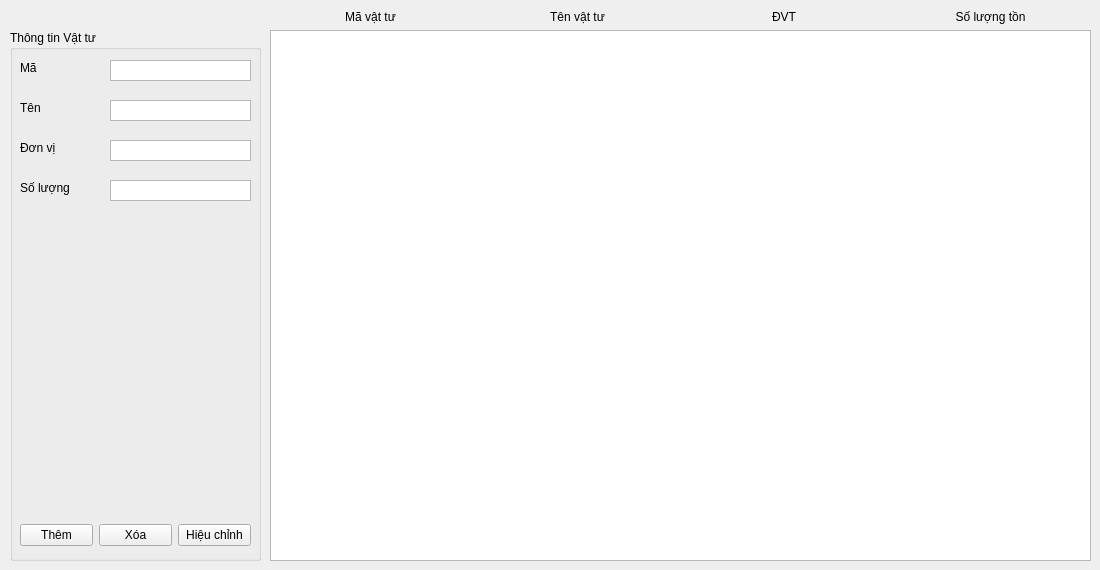
      <widget class="QWidget" name="facilityLayout">
       <attribute name="title">
        <string>VẬT TƯ</string>
       </attribute>
       <widget class="QGroupBox" name="groupBox">
        <property name="geometry">
         <rect>
          <x>10</x>
          <y>30</y>
          <width>251</width>
          <height>531</height>
         </rect>
        </property>
        <property name="title">
         <string>Thông tin Vật tư</string>
        </property>
        <widget class="QLabel" name="label_3">
         <property name="geometry">
          <rect>
           <x>10</x>
           <y>30</y>
           <width>61</width>
           <height>16</height>
          </rect>
         </property>
         <property name="text">
          <string>Mã</string>
         </property>
        </widget>
        <widget class="QTextEdit" name="facilityName">
         <property name="geometry">
          <rect>
           <x>100</x>
           <y>70</y>
           <width>141</width>
           <height>21</height>
          </rect>
         </property>
         <property name="verticalScrollBarPolicy">
          <enum>Qt::ScrollBarPolicy::ScrollBarAlwaysOff</enum>
         </property>
         <property name="acceptRichText">
          <bool>true</bool>
         </property>
        </widget>
        <widget class="QLabel" name="label_4">
         <property name="geometry">
          <rect>
           <x>10</x>
           <y>70</y>
           <width>61</width>
           <height>16</height>
          </rect>
         </property>
         <property name="text">
          <string>Tên</string>
         </property>
        </widget>
        <widget class="QLabel" name="label_5">
         <property name="geometry">
          <rect>
           <x>10</x>
           <y>110</y>
           <width>49</width>
           <height>16</height>
          </rect>
         </property>
         <property name="text">
          <string>Đơn vị</string>
         </property>
        </widget>
        <widget class="QTextEdit" name="facilityUnit">
         <property name="geometry">
          <rect>
           <x>100</x>
           <y>110</y>
           <width>141</width>
           <height>21</height>
          </rect>
         </property>
         <property name="verticalScrollBarPolicy">
          <enum>Qt::ScrollBarPolicy::ScrollBarAlwaysOff</enum>
         </property>
         <property name="acceptRichText">
          <bool>true</bool>
         </property>
        </widget>
        <widget class="QLabel" name="label_6">
         <property name="geometry">
          <rect>
           <x>10</x>
           <y>150</y>
           <width>49</width>
           <height>16</height>
          </rect>
         </property>
         <property name="text">
          <string>Số lượng</string>
         </property>
        </widget>
        <widget class="QTextEdit" name="facilityQuantity">
         <property name="geometry">
          <rect>
           <x>100</x>
           <y>150</y>
           <width>141</width>
           <height>21</height>
          </rect>
         </property>
         <property name="verticalScrollBarPolicy">
          <enum>Qt::ScrollBarPolicy::ScrollBarAlwaysOff</enum>
         </property>
         <property name="acceptRichText">
          <bool>true</bool>
         </property>
        </widget>
        <widget class="QWidget" name="layoutWidget1">
         <property name="geometry">
          <rect>
           <x>10</x>
           <y>490</y>
           <width>231</width>
           <height>31</height>
          </rect>
         </property>
         <layout class="QHBoxLayout" name="horizontalLayout">
          <item>
           <widget class="QPushButton" name="facilityAddButton">
            <property name="styleSheet">
             <string notr="true"/>
            </property>
            <property name="text">
             <string>Thêm</string>
            </property>
           </widget>
          </item>
          <item>
           <widget class="QPushButton" name="facilityDeleteButton">
            <property name="styleSheet">
             <string notr="true"/>
            </property>
            <property name="text">
             <string>Xóa</string>
            </property>
           </widget>
          </item>
          <item>
           <widget class="QPushButton" name="facilityEditButton">
            <property name="styleSheet">
             <string notr="true"/>
            </property>
            <property name="text">
             <string>Hiệu chỉnh</string>
            </property>
           </widget>
          </item>
         </layout>
        </widget>
        <widget class="QTextEdit" name="facilityId">
         <property name="geometry">
          <rect>
           <x>100</x>
           <y>30</y>
           <width>141</width>
           <height>21</height>
          </rect>
         </property>
         <property name="verticalScrollBarPolicy">
          <enum>Qt::ScrollBarPolicy::ScrollBarAlwaysOff</enum>
         </property>
         <property name="acceptRichText">
          <bool>true</bool>
         </property>
        </widget>
       </widget>
       <widget class="QWidget" name="layoutWidget2">
        <property name="geometry">
         <rect>
          <x>270</x>
          <y>10</y>
          <width>821</width>
          <height>551</height>
         </rect>
        </property>
        <layout class="QVBoxLayout" name="verticalLayout_4">
         <item>
          <layout class="QHBoxLayout" name="horizontalLayout_2">
           <item>
            <widget class="QLabel" name="mvt">
             <property name="styleSheet">
              <string notr="true">#label {
                                                                                                                        background-color: #00A4E8;
                                                                                                                        color: #ffffff;
                                                                                                                        font: Bold &quot;Inter&quot;;
                                                                                                                        }</string>
             </property>
             <property name="text">
              <string>Mã vật tư</string>
             </property>
             <property name="alignment">
              <set>Qt::AlignmentFlag::AlignCenter</set>
             </property>
            </widget>
           </item>
           <item>
            <widget class="QLabel" name="tvt">
             <property name="styleSheet">
              <string notr="true">#label {
                                                                                                                        background-color: #00A4E8;
                                                                                                                        color: #ffffff;
                                                                                                                        font: Bold &quot;Inter&quot;;
                                                                                                                        }</string>
             </property>
             <property name="text">
              <string>Tên vật tư</string>
             </property>
             <property name="alignment">
              <set>Qt::AlignmentFlag::AlignCenter</set>
             </property>
            </widget>
           </item>
           <item>
            <widget class="QLabel" name="dvt">
             <property name="styleSheet">
              <string notr="true">#label {
                                                                                                                        background-color: #00A4E8;
                                                                                                                        color: #ffffff;
                                                                                                                        font: Bold &quot;Inter&quot;;
                                                                                                                        }</string>
             </property>
             <property name="text">
              <string>ĐVT</string>
             </property>
             <property name="alignment">
              <set>Qt::AlignmentFlag::AlignCenter</set>
             </property>
            </widget>
           </item>
           <item>
            <widget class="QLabel" name="slt">
             <property name="styleSheet">
              <string notr="true">#label {
                                                                                                                        background-color: #00A4E8;
                                                                                                                        color: #ffffff;
                                                                                                                        font: Bold &quot;Inter&quot;;
                                                                                                                        }</string>
             </property>
             <property name="text">
              <string>Số lượng tồn</string>
             </property>
             <property name="alignment">
              <set>Qt::AlignmentFlag::AlignCenter</set>
             </property>
            </widget>
           </item>
          </layout>
         </item>
         <item>
          <widget class="QTableWidget" name="facilityTable">
           <property name="verticalScrollBarPolicy">
            <enum>Qt::ScrollBarPolicy::ScrollBarAsNeeded</enum>
           </property>
           <property name="horizontalScrollBarPolicy">
            <enum>Qt::ScrollBarPolicy::ScrollBarAlwaysOff</enum>
           </property>
           <property name="gridStyle">
            <enum>Qt::PenStyle::DashLine</enum>
           </property>
          </widget>
         </item>
        </layout>
       </widget>
      </widget>
